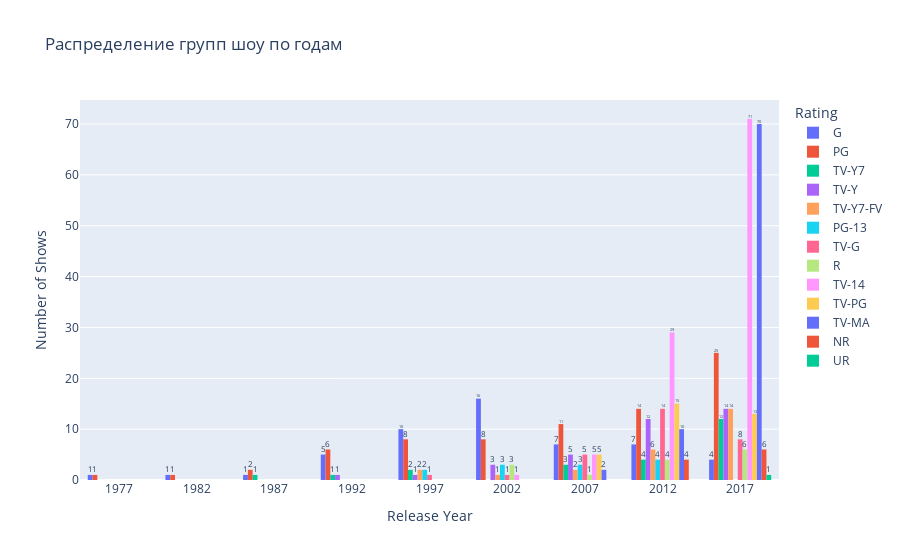

The notebook cell this image was saved under:
### Markdown cell above
Проанализируем возрастные категории шоу.
Уникальных категорий: 13.
Самая популярная: TV-14.

Проанализируем кол-во шоу в разных категориях

### Code cell
#ns_cleared["rating"].describe()
# возьмем значения с 1970 года, чтобы получить более наглядные данные (убираем только 1 фильм 1940 года)

category_distribution = ns_cleared[ns_cleared["release_year"] > 1970].groupby(by=["release_year", "age_rating"]).size().reset_index(name='count')

fig = px.histogram(category_distribution, x='release_year',
    y='count',
    color='age_rating',
    barmode='group',
    title='Распределение групп шоу по годам',
    text_auto=True)

# Adjust the layout for visibility
fig.update_layout(xaxis=dict(title='Release Year'),
    yaxis=dict(title='Number of Shows'),
    legend_title="Rating",
    bargap=0.2)
fig.show()

### Figure 1 — Plotly figure (JSON) as saved in the notebook; plotly's stock layout.template omitted (floating-point values rounded to 4 significant figures)
{"data": [{"alignmentgroup": "True", "bingroup": "x", "histfunc": "sum", "hovertemplate": "age_rating=G<br>release_year=%{x}<br>sum of count=%{y}<extra></extra>", "legendgroup": "G", "marker": {"color": "#636efa", "pattern": {"shape": ""}}, "name": "G", "offsetgroup": "G", "orientation": "v", "showlegend": true, "texttemplate": "%{value}", "type": "histogram", "x": [1976, 1982, 1986, 1990, 1991, 1992, 1993, 1995, 1997, 1998, 1999, 2000, 2001, 2002, 2003, 2004, 2005, 2006, 2009, 2011, 2012, 2013, 2014, 2015, 2016], "xaxis": "x", "y": [1, 1, 1, 1, 1, 1, 2, 1, 3, 3, 3, 5, 1, 2, 4, 4, 3, 3, 1, 1, 2, 1, 3, 1, 3], "yaxis": "y"}, {"alignmentgroup": "True", "bingroup": "x", "histfunc": "sum", "hovertemplate": "age_rating=PG<br>release_year=%{x}<br>sum of count=%{y}<extra></extra>", "legendgroup": "PG", "marker": {"color": "#EF553B", "pattern": {"shape": ""}}, "name": "PG", "offsetgroup": "PG", "orientation": "v", "showlegend": true, "texttemplate": "%{value}", "type": "histogram", "x": [1978, 1982, 1987, 1989, 1993, 1994, 1995, 1997, 1998, 1999, 2000, 2001, 2002, 2003, 2004, 2005, 2006, 2007, 2008, 2009, 2010, 2011, 2012, 2013, 2014, 2015, 2016], "xaxis": "x", "y": [1, 1, 1, 1, 2, 4, 1, 3, 3, 1, 1, 2, 2, 2, 1, 3, 1, 3, 3, 1, 1, 2, 2, 4, 5, 9, 16], "yaxis": "y"}, {"alignmentgroup": "True", "bingroup": "x", "histfunc": "sum", "hovertemplate": "age_rating=TV-Y7<br>release_year=%{x}<br>sum of count=%{y}<extra></extra>", "legendgroup": "TV-Y7", "marker": {"color": "#00cc96", "pattern": {"shape": ""}}, "name": "TV-Y7", "offsetgroup": "TV-Y7", "orientation": "v", "showlegend": true, "texttemplate": "%{value}", "type": "histogram", "x": [1989, 1990, 1997, 1998, 2007, 2008, 2009, 2013, 2014, 2015, 2016, 2017], "xaxis": "x", "y": [1, 1, 1, 1, 1, 1, 1, 1, 3, 3, 6, 3], "yaxis": "y"}, {"alignmentgroup": "True", "bingroup": "x", "histfunc": "sum", "hovertemplate": "age_rating=TV-Y<br>release_year=%{x}<br>sum of count=%{y}<extra></extra>", "legendgroup": "TV-Y", "marker": {"color": "#ab63fa", "pattern": {"shape": ""}}, "name": "TV-Y", "offsetgroup": "TV-Y", "orientation": "v", "showlegend": true, "texttemplate": "%{value}", "type": "histogram", "x": [1993, 1997, 2000, 2002, 2003, 2007, 2008, 2009, 2010, 2011, 2012, 2013, 2014, 2015, 2016], "xaxis": "x", "y": [1, 1, 1, 1, 1, 2, 1, 2, 3, 1, 3, 3, 2, 7, 7], "yaxis": "y"}, {"alignmentgroup": "True", "bingroup": "x", "histfunc": "sum", "hovertemplate": "age_rating=TV-Y7-FV<br>release_year=%{x}<br>sum of count=%{y}<extra></extra>", "legendgroup": "TV-Y7-FV", "marker": {"color": "#FFA15A", "pattern": {"shape": ""}}, "name": "TV-Y7-FV", "offsetgroup": "TV-Y7-FV", "orientation": "v", "showlegend": true, "texttemplate": "%{value}", "type": "histogram", "x": [1996, 1997, 2003, 2005, 2008, 2010, 2011, 2013, 2014, 2015, 2016, 2017], "xaxis": "x", "y": [1, 1, 1, 1, 1, 1, 1, 3, 1, 4, 6, 4], "yaxis": "y"}, {"alignmentgroup": "True", "bingroup": "x", "histfunc": "sum", "hovertemplate": "age_rating=PG-13<br>release_year=%{x}<br>sum of count=%{y}<extra></extra>", "legendgroup": "PG-13", "marker": {"color": "#19d3f3", "pattern": {"shape": ""}}, "name": "PG-13", "offsetgroup": "PG-13", "orientation": "v", "showlegend": true, "texttemplate": "%{value}", "type": "histogram", "x": [1998, 1999, 2001, 2003, 2004, 2006, 2008, 2011, 2012, 2013], "xaxis": "x", "y": [1, 1, 1, 1, 1, 2, 1, 1, 2, 1], "yaxis": "y"}, {"alignmentgroup": "True", "bingroup": "x", "histfunc": "sum", "hovertemplate": "age_rating=TV-G<br>release_year=%{x}<br>sum of count=%{y}<extra></extra>", "legendgroup": "TV-G", "marker": {"color": "#FF6692", "pattern": {"shape": ""}}, "name": "TV-G", "offsetgroup": "TV-G", "orientation": "v", "showlegend": true, "texttemplate": "%{value}", "type": "histogram", "x": [1998, 2003, 2006, 2007, 2009, 2010, 2011, 2012, 2013, 2014, 2015, 2016], "xaxis": "x", "y": [1, 1, 1, 1, 3, 2, 2, 3, 5, 2, 4, 4], "yaxis": "y"}, {"alignmentgroup": "True", "bingroup": "x", "histfunc": "sum", "hovertemplate": "age_rating=R<br>release_year=%{x}<br>sum of count=%{y}<extra></extra>", "legendgroup": "R", "marker": {"color": "#B6E880", "pattern": {"shape": ""}}, "name": "R", "offsetgroup": "R", "orientation": "v", "showlegend": true, "texttemplate": "%{value}", "type": "histogram", "x": [2001, 2004, 2006, 2011, 2012, 2014, 2015, 2016], "xaxis": "x", "y": [2, 1, 1, 1, 1, 2, 2, 4], "yaxis": "y"}, {"alignmentgroup": "True", "bingroup": "x", "histfunc": "sum", "hovertemplate": "age_rating=TV-14<br>release_year=%{x}<br>sum of count=%{y}<extra></extra>", "legendgroup": "TV-14", "marker": {"color": "#FF97FF", "pattern": {"shape": ""}}, "name": "TV-14", "offsetgroup": "TV-14", "orientation": "v", "showlegend": true, "texttemplate": "%{value}", "type": "histogram", "x": [2003, 2005, 2006, 2008, 2010, 2011, 2012, 2013, 2014, 2015, 2016, 2017], "xaxis": "x", "y": [1, 2, 2, 1, 3, 4, 9, 7, 6, 17, 49, 5], "yaxis": "y"}, {"alignmentgroup": "True", "bingroup": "x", "histfunc": "sum", "hovertemplate": "age_rating=TV-PG<br>release_year=%{x}<br>sum of count=%{y}<extra></extra>", "legendgroup": "TV-PG", "marker": {"color": "#FECB52", "pattern": {"shape": ""}}, "name": "TV-PG", "offsetgroup": "TV-PG", "orientation": "v", "showlegend": true, "texttemplate": "%{value}", "type": "histogram", "x": [2005, 2008, 2009, 2010, 2011, 2012, 2013, 2014, 2015, 2016, 2017], "xaxis": "x", "y": [1, 3, 1, 2, 2, 4, 2, 5, 5, 6, 2], "yaxis": "y"}, {"alignmentgroup": "True", "bingroup": "x", "histfunc": "sum", "hovertemplate": "age_rating=TV-MA<br>release_year=%{x}<br>sum of count=%{y}<extra></extra>", "legendgroup": "TV-MA", "marker": {"color": "#636efa", "pattern": {"shape": ""}}, "name": "TV-MA", "offsetgroup": "TV-MA", "orientation": "v", "showlegend": true, "texttemplate": "%{value}", "type": "histogram", "x": [2007, 2009, 2010, 2012, 2013, 2014, 2015, 2016, 2017], "xaxis": "x", "y": [1, 1, 1, 1, 4, 4, 9, 38, 23], "yaxis": "y"}, {"alignmentgroup": "True", "bingroup": "x", "histfunc": "sum", "hovertemplate": "age_rating=NR<br>release_year=%{x}<br>sum of count=%{y}<extra></extra>", "legendgroup": "NR", "marker": {"color": "#EF553B", "pattern": {"shape": ""}}, "name": "NR", "offsetgroup": "NR", "orientation": "v", "showlegend": true, "texttemplate": "%{value}", "type": "histogram", "x": [2013, 2014, 2016], "xaxis": "x", "y": [2, 2, 6], "yaxis": "y"}, {"alignmentgroup": "True", "bingroup": "x", "histfunc": "sum", "hovertemplate": "age_rating=UR<br>release_year=%{x}<br>sum of count=%{y}<extra></extra>", "legendgroup": "UR", "marker": {"color": "#00cc96", "pattern": {"shape": ""}}, "name": "UR", "offsetgroup": "UR", "orientation": "v", "showlegend": true, "texttemplate": "%{value}", "type": "histogram", "x": [2016], "xaxis": "x", "y": [1], "yaxis": "y"}], "layout": {"bargap": 0.2, "barmode": "group", "legend": {"title": {"text": "Rating"}, "tracegroupgap": 0}, "title": {"text": "Распределение групп шоу по годам"}, "xaxis": {"anchor": "y", "domain": [0, 1], "title": {"text": "Release Year"}}, "yaxis": {"anchor": "x", "domain": [0, 1], "title": {"text": "Number of Shows"}}}}
